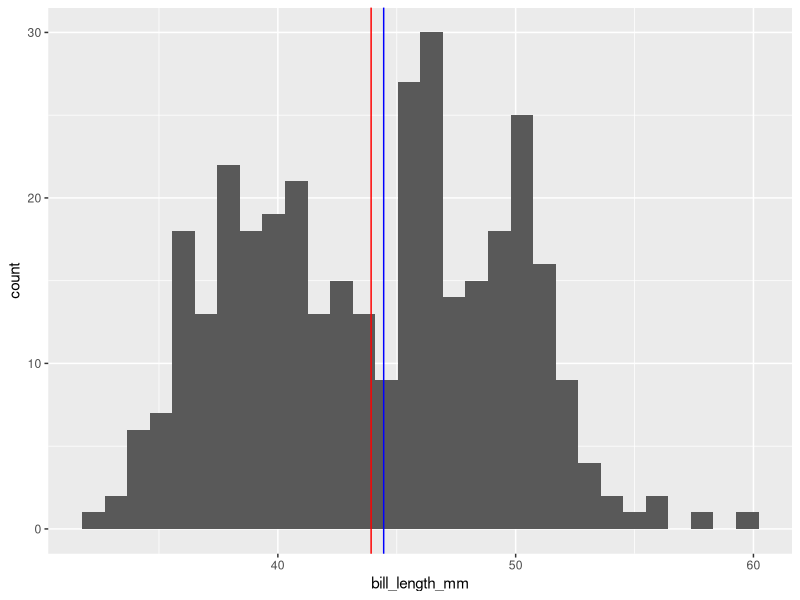

Source code (R):
## ---- chunk 1
knitr::opts_chunk$set(echo = TRUE)
## ---- chunk 2
library(tidyverse)
library(palmerpenguins)
view(penguins)
## ---- chunk 3
mean_peng <-penguins %>% 
  select(bill_length_mm) %>%
  summarise(mean = mean(bill_length_mm, na.rm = TRUE)) 
  head(mean_peng)
## ---- chunk 4
 median_peng <- penguins %>% 
  select(bill_length_mm) %>%
  summarise(median = median(bill_length_mm, na.rm = TRUE))
  head(median_peng)



## ---- chunk 5
 var_peng <- penguins %>% 
  select(bill_length_mm) %>%
  summarise(variance = var(bill_length_mm, na.rm = TRUE))
  
head(var_peng)





## ---- chunk 6
#Selecting only the column that needs to be counted
bill_peng <- penguins %>% 
  select(bill_length_mm) %>% 
  na.exclude()

#Counting number of observations for bill_Length_mm
#tally(p2)

#SE = SD/sqrt(n)

#SD = sqrt(var(y))
#sqrt(p3)

standard_error <- sqrt(var_peng)/sqrt(tally(bill_peng))
head(standard_error)
#Standard error is 0.294
## ---- chunk 7
ggplot(bill_peng, aes(x = bill_length_mm)) +
  geom_histogram() +
  geom_vline(xintercept = mean(penguins$bill_length_mm, na.rm = TRUE), colour = "red") +
geom_vline(xintercept = median(penguins$bill_length_mm, na.rm = TRUE), colour = "blue")
## ---- chunk 8
#Finding correlation between bill length and bill depth.
penguins %>% 
group_by(species) %>% 
na.exclude() %>% 
summarise(cor = cor( bill_length_mm, bill_depth_mm)) 
  
#Finding covariance between bill length and bill depth.
penguins %>% 
group_by(species) %>% 
na.exclude() %>% 
summarise(cov = cov( bill_length_mm, bill_depth_mm)) 
